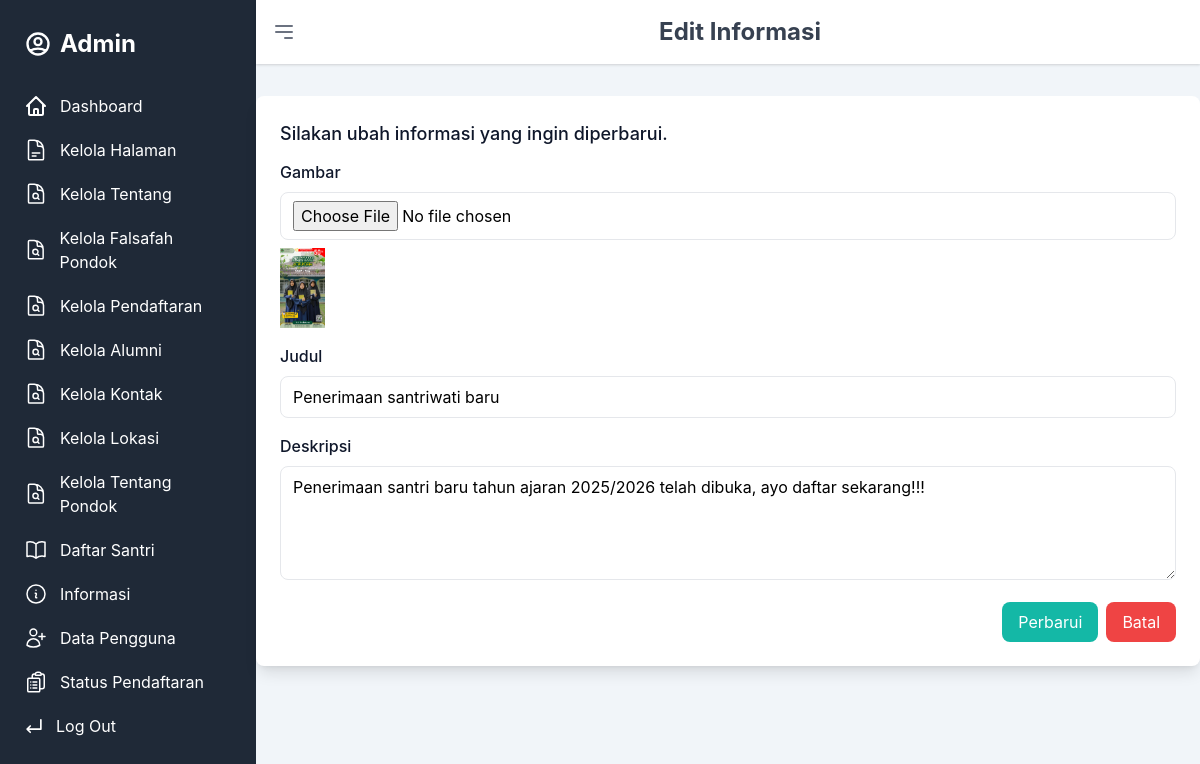
The page /admin/edit_informasi.php?id_info=19 (signed in) on the database its author committed.
### tables this page shows
CREATE TABLE `informasi` (
  `id_info` int(11) NOT NULL,
  `judul` varchar(255) NOT NULL,
  `deskripsi` text NOT NULL,
  `gambar` varchar(255) NOT NULL,
  `link` varchar(255) DEFAULT NULL,
  `created_at` timestamp NOT NULL DEFAULT current_timestamp()
);

### admin/edit_informasi.php (the view, shortened to what this page needs)
<?php
include '../config.php';
include '../sidebar.php';
if (isset($_GET['id_info'])) {
    $id_info = $_GET['id_info'];
    $query = "SELECT * FROM informasi WHERE id_info = '$id_info'";
    $result = mysqli_query($mysqli, $query);
    $row = mysqli_fetch_assoc($result);
} else {
    header("Location: informasi_admin.php");
    exit();
}
?>
<!DOCTYPE html>
<html lang="en" class="scroll-smooth">
<head>
    <link href="../dist/css/final.css" rel="stylesheet" />
    <link rel="stylesheet" href="https://cdnjs.cloudflare.com/ajax/libs/font-awesome/6.0.0/css/all.min.css">
</head>
<body>
    <section id="edit_informasi" class="bg-slate-100 w-full dark:bg-dark">
        <div class="flex-1">
            <header class="bg-white shadow p-4 flex justify-between items-center">
                <button onclick="toggleSidebar()" class="text-gray-500 focus:outline-none">
                    <svg class="w-6 h-6" fill="none" stroke="currentColor" viewBox="0 0 24 24"
                        xmlns="http://www.w3.org/2000/svg">
                        <path stroke-linecap="round" stroke-linejoin="round" stroke-width="2"
                            d="M4 6h16M4 12h16m-7 6h7">
                        </path>
                    </svg>
                </button>
                <h2 class="text-2xl font-bold text-gray-700">Edit Informasi</h2>
            </header>
            <div class="mt-8 bg-white p-6 rounded-lg shadow-lg dark:bg-slate-800">
                <form action="edit_informasi.php?id_info=<?php echo $id_info; ?>" method="POST"
                    enctype="multipart/form-data">
                    <div class="mb-4">
                        <h3 class="pb-3 text-xl font-medium md:text-lg text-dark dark:text-white">Silakan ubah informasi
                            yang ingin diperbarui.</h3>
                        <label class="block text-dark dark:text-white font-medium mb-2">Gambar</label>
                        <input type="file" name="gambar"
                            class="w-full px-3 py-2 border rounded-lg dark:bg-gray-700 dark:text-white">
                        <img src="../uploads/<?php echo $row['gambar']; ?>" alt="Gambar Sebelumnya" class="mt-2 h-20">
                    </div>
                    <div class="mb-4">
                        <label class="block text-dark dark:text-white font-medium mb-2">Judul</label>
                        <input type="text" name="judul"
                            class="w-full px-3 py-2 border rounded-lg dark:bg-gray-700 dark:text-white"
                            value="<?php echo $row['judul']; ?>" required>
                    </div>
                    <div class="mb-4">
                        <label class="block text-dark dark:text-white font-medium mb-2">Deskripsi</label>
                        <textarea name="deskripsi"
                            class="w-full px-3 py-2 border rounded-lg dark:bg-gray-700 dark:text-white" rows="4"
                            required><?php echo $row['deskripsi']; ?></textarea>
                    </div>
                    <div class="flex justify-end space-x-2">
                        <button type="submit"
                            class="bg-primary text-white px-4 py-2 rounded-lg hover:opacity-80">Perbarui</button>
                        <a href="informasi_admin.php"
                            class="bg-red-500 text-white px-4 py-2 rounded-lg hover:opacity-80">Batal</a>
                    </div>
                </form>
            </div>
        </div>
    </section>
</body>
</html>

### rows shown on the page
informasi: gambar (picture), judul "Penerimaan santriwati baru", deskripsi "Penerimaan santri baru tahun ajaran 2025/2026 telah dibuka, ayo daftar sekarang!!!"

### other values the page prints
$role "Admin"
